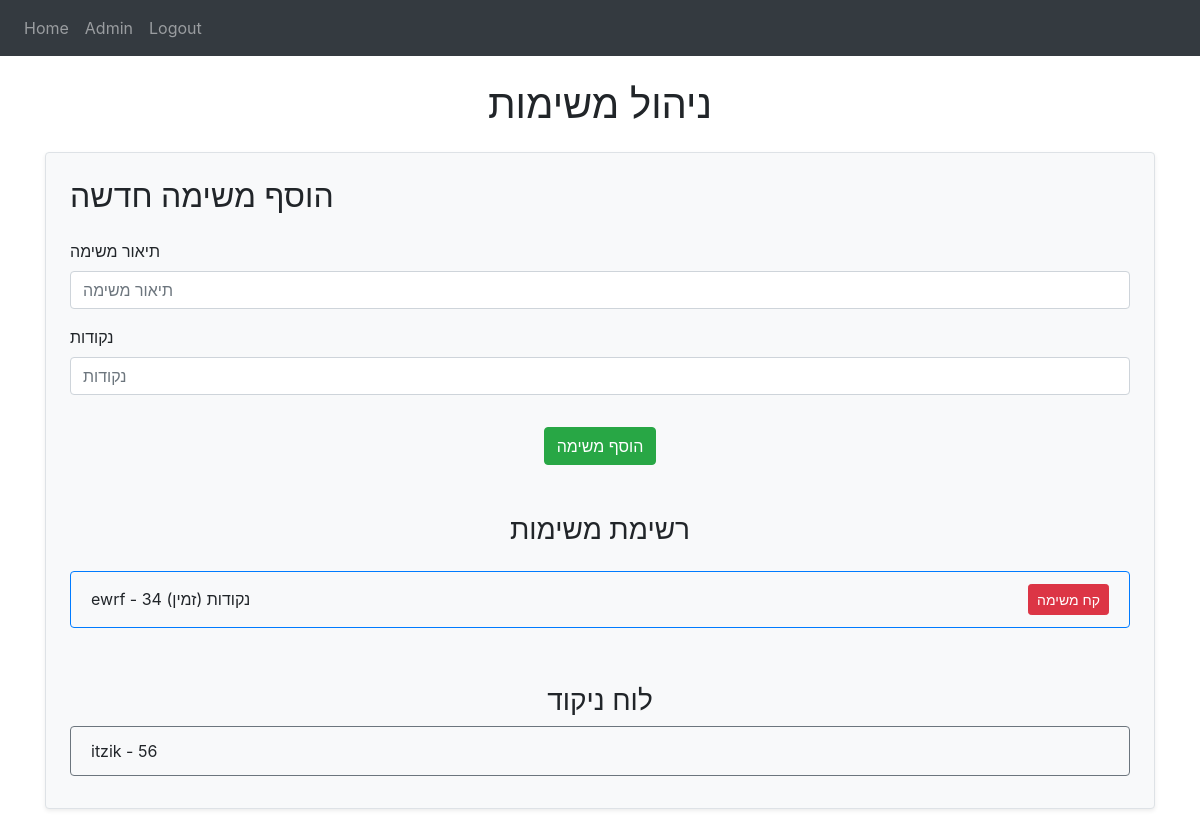
Page / (signed in) on the earlier database version.
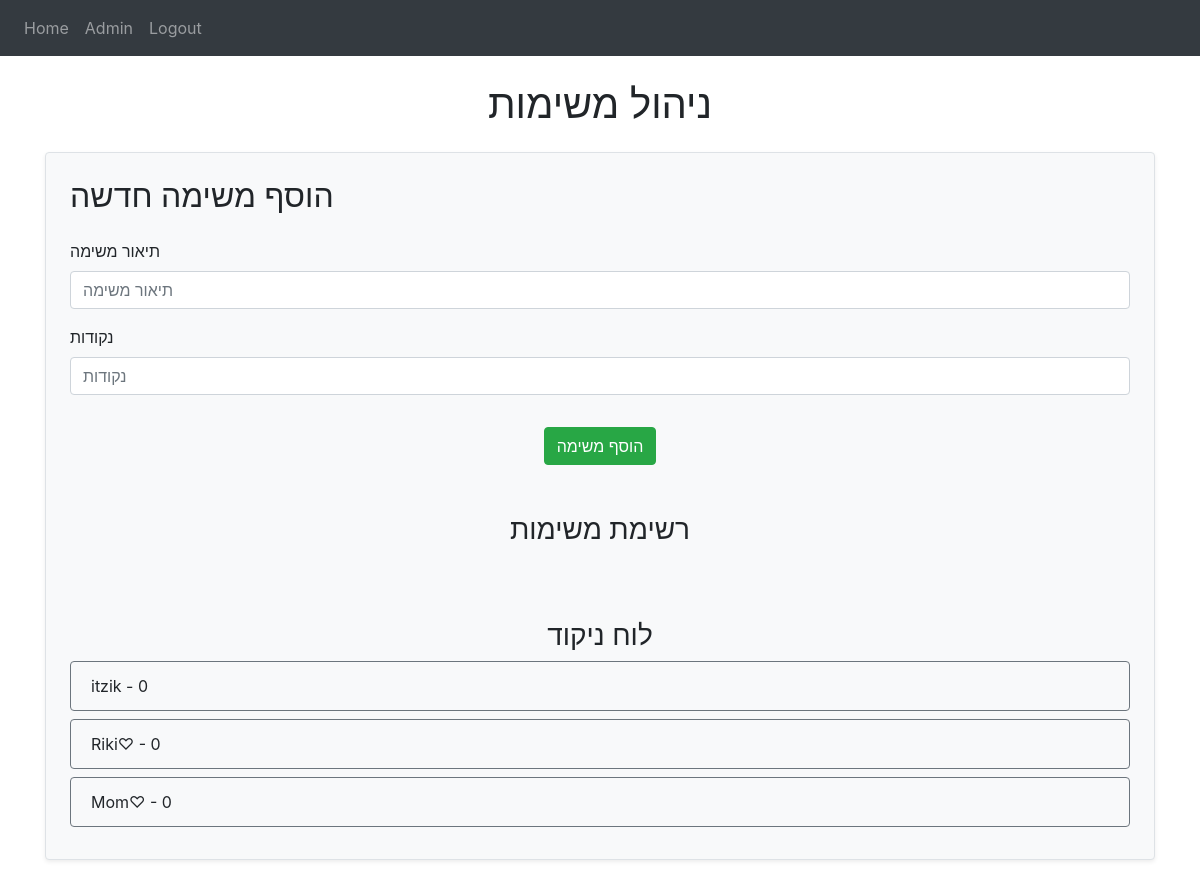
Same page on the later database version.
### website/models.py (models this page shows)
class Task(db.Model):
    id = db.Column(db.Integer, primary_key=True)
    data = db.Column(db.String(10000))
    date = db.Column(db.DateTime, default=func.now())
    taken = db.Column(db.Boolean, default=False)
    taken_by = db.Column(db.String(500), default='')
    points = db.Column(db.Integer)

class User(db.Model, UserMixin):
    id = db.Column(db.Integer, primary_key=True)
    username = db.Column(db.String(150), unique=True)
    email = db.Column(db.String(150), unique=True)
    password = db.Column(db.String(150))
    points = db.Column(db.Integer, default=0)
    is_admin = db.Column(db.Boolean, default=False)
    is_allowed = db.Column(db.Boolean, default=True)
    login_dates = db.Column(db.JSON, default=list)
    data = db.Column(db.String, default="")
    tasks_complete = db.Column(db.String, default="")

### website/views.py (the view, shortened to what this page needs)
@views.route('/', methods=['GET', 'POST'])
@login_required
def home():
    notes = Task.query.all()
    users = User.query.all()  # Fetch all users for the points board
    return render_template("home.html", notes=notes, users=users, user=current_user)

### website/__init__.py (called while the page is built)
def create_app():
    app = Flask(__name__)
    app.config['SECRET_KEY'] = 'hjshjhdjah kjshkjdhjs'
    app.config['SQLALCHEMY_DATABASE_URI'] = f'sqlite:///{DB_NAME}'
    app.config['SESSION_PROTECTION'] = 'strong'  # חיזוק ניהול הסשנים
    db.init_app(app)
    from .views import views
    from .auth import auth
    from .admin import admin
    app.register_blueprint(views, url_prefix='/')
    app.register_blueprint(auth, url_prefix='/')
    app.register_blueprint(admin, url_prefix='/')
    from .models import User  # ייבוא של המודל
    create_database(app)
    login_manager = LoginManager()
    login_manager.login_view = 'auth.login'
    login_manager.init_app(app)
    @login_manager.user_loader
    def load_user(id):
        user = User.query.get(int(id))
        return user
    return app

### website/auth.py (called while the page is built)
@auth.app_context_processor
def inject_user():
    return dict(user=current_user)

### website/templates/home.html (shortened to what this page needs)
{% extends "base.html" %}
{% block content %}
<h1 class="text-center my-4">ניהול משימות</h1>
<div class="border rounded p-4 mb-4 shadow-sm bg-light">
  <form method="POST" action="/add-task">
    <h2 class="mb-4">הוסף משימה חדשה</h2>
    <div class="form-group">
      <label for="task-desc">תיאור משימה</label>
      <input
        type="text"
        name="task-desc"
        id="task-desc"
        class="form-control"
        placeholder="תיאור משימה"
        required
      />
    </div>
    <div class="form-group">
      <label for="task-points">נקודות</label>
      <input
        type="number"
        name="task-points"
        id="task-points"
        class="form-control"
        placeholder="נקודות"
        min="1"
        required
      />
    </div>
    <div class="text-center">
      <button type="submit" class="btn btn-success mt-3">הוסף משימה</button>
    </div>
  </form>
  <h3 class="mt-5 mb-4 text-center">רשימת משימות</h3>
  <ul id="task-list" class="list-group">
    {% for note in notes %}
    <li
      class="list-group-item d-flex justify-content-between align-items-center bg-light border border-primary mb-2 rounded"
      data-note-id="{{ note.id }}"
    >
      <span>{{ note.data }} - {{ note.points }} נקודות (זמין)</span>
      <button
        type="button"
        class="btn btn-danger btn-sm"
        onclick="deleteNoteAndRefresh({{ note.id }})"
        onclick="/delete_note"
      >
        קח משימה
      </button>
    </li>
    {% endfor %}
  </ul>
  <h3 class="mt-5 text-center">לוח ניקוד</h3>
  <ul id="points-board" class="list-group">
    {% for user in users %}
    <li
      class="list-group-item d-flex justify-content-between align-items-center bg-light border border-secondary mb-2 rounded"
    >
      <span>{{ user.username }} - {{ user.points }}</span>
    </li>
    {% endfor %}
  </ul>
</div>
{% endblock %}

### website/templates/base.html (shortened to what this page needs)
<!DOCTYPE html>
<html lang="he">
<head>
    <link
      rel="stylesheet"
      href="https://stackpath.bootstrapcdn.com/bootstrap/4.4.1/css/bootstrap.min.css"
    />
    <link
      rel="stylesheet"
      href="https://stackpath.bootstrapcdn.com/font-awesome/4.7.0/css/font-awesome.min.css"
    />
</head>
<body>
    <nav class="navbar navbar-expand-lg navbar-dark bg-dark">
        <div class="collapse navbar-collapse" id="navbar">
            <div class="navbar-nav">
                {% if user.is_authenticated %}
                    <a class="nav-item nav-link" id="home" href="/">Home</a>
                    {% if user.is_admin %}
                        <a class="nav-item nav-link" id="admin-page" href="/admin-page">Admin</a>
                    {% endif %}
                    <a class="nav-item nav-link" id="logout" href="/log_out">Logout</a>
                {% else %}
                    <a class="nav-item nav-link" id="login" href="/login">Login</a>
                    <a class="nav-item nav-link" id="sign-up" href="/sign-up">Sign-up</a>
                {% endif %}
            </div>
        </div>
    </nav>
    <div class="container">{% block content %} {% endblock %}</div>
</body>
</html>

Differences in the rows shown:
removed Task: data "ewrf", points "34"
changed User "itzik": points "56" → "0"
added User: username "Riki♡", points "0"
added User: username "Mom♡", points "0"
